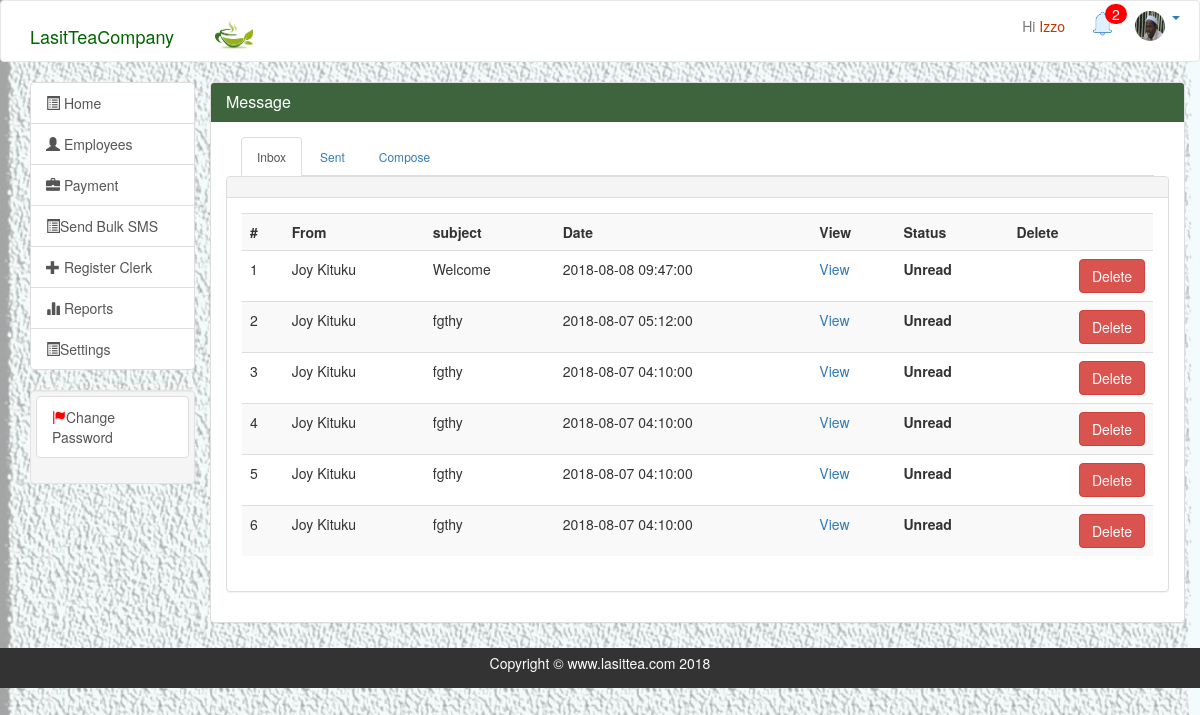
/message.php (signed in), run on the app's committed database.
### tables this page shows
CREATE TABLE `staff` (
  `staff_id` int(20) NOT NULL,
  `fname` varchar(100) NOT NULL,
  `lname` varchar(20) NOT NULL,
  `sex` varchar(50) NOT NULL,
  `birthday` date NOT NULL,
  `username` varchar(50) NOT NULL,
  `password` varchar(50) NOT NULL,
  `date_registered` date NOT NULL,
  `id_number` varchar(8) NOT NULL,
  `phone_number` varchar(10) NOT NULL,
  `level` varchar(20) NOT NULL,
  `location` varchar(20) NOT NULL,
  `email` varchar(20) NOT NULL,
  `image` varchar(20) NOT NULL
);

CREATE TABLE `message` (
  `m_id` int(20) NOT NULL,
  `subject` varchar(20) NOT NULL,
  `msg` text NOT NULL,
  `sent_date` timestamp NOT NULL DEFAULT CURRENT_TIMESTAMP,
  `staff_id` int(20) NOT NULL,
  `dest_id` int(20) NOT NULL,
  `Msg_read` int(2) NOT NULL
);

### php/query.php (called while the page is built, shortened)
<?php
        $staff_id = $_SESSION['staff_id'];
        $notification="SELECT count(*) FROM message WHERE dest_id='$staff_id' AND Msg_read=0 AND subject='FEEDBACK'";
        $mesNo=$con->query($notification);
         $sl="SELECT image FROM staff where staff_id='$staff_id'";
         $img=$con->query($sl);
         $in2="SELECT * FROM message LEFT JOIN staff on staff.staff_id=message.staff_id where message.dest_id='$staff_id' AND subject !='FEEDBACK' order by m_id desc";
         $inbox2=$con->query($in2);
        ?>

### message.php (the view, shortened to what this page needs)
<?php
include('php/connection.php');
include ('php/query.php');
?>
<!doctype html>
<html lang="en">
<head>
  <?php include 'inc/head.php'; ?>
</head>
<body>
  <?php include 'inc/header.php'; ?>
  <section id="main">
    <div class="container">
      <div class="row">
      <div class="col-md-2">
        <div class="list-group ">
          <a href="home.php" class="list-group-item">
            <span class="glyphicon glyphicon-list-alt" aria-hidden="true"></span> Home </a>
            <?php if ($_SESSION['level']=='clerk') { ?>
          <a href="attendance.php" class="list-group-item">
            <span class="glyphicon glyphicon-list-alt" aria-hidden="true"></span>Attendance</a>
            <a href="collection.php" class="list-group-item">
            <span class="glyphicon glyphicon-list-alt" aria-hidden="true"></span>Collection</a>
           <?php }  if($_SESSION['level']!=='staff'){ ?>
              <a href="staff.php" id="stuff2" class="list-group-item">
                <span class="glyphicon glyphicon-user" aria-hidden="true"></span> Employees </a>
                    <?php }?>
                <a href="payment.php" id="payHist" class="list-group-item">
                  <span class="glyphicon glyphicon-briefcase" aria-hidden="true"></span> Payment</a>
                  <?php if($_SESSION['level']=='clerk'){  ?>
                  <a href="register.php" id="regc2" class="list-group-item  mainNav">
                    <span class="glyphicon glyphicon-plus" aria-hidden="true"></span> Add Employee </a>
            <a href="message.php" class="list-group-item main-color-bg">
            <span class="glyphicon glyphicon-list-alt" aria-hidden="true"></span>Message</a>
                    <?php } else if($_SESSION['level']=='admin'){?>
                    <a href="sms.php" class="list-group-item">
            <span class="glyphicon glyphicon-list-alt" aria-hidden="true"></span>Send Bulk SMS</a>
                  <a href="register.php" id="regc2" class="list-group-item  mainNav">
                    <span class="glyphicon glyphicon-plus" aria-hidden="true"></span> Register Clerk </a>
                    <a href="stats.php" id="st" class="list-group-item"><span class="glyphicon glyphicon-stats" aria-hidden="true"></span> Reports </a>
                    <?php } if($_SESSION['level']=='admin'){  ?>
                    <a href="settings.php" class="list-group-item">
            <span class="glyphicon glyphicon-list-alt" aria-hidden="true"></span>Settings</a>
                    <?php }?>
                    </div>
                    <div class="well">
                      <ul class="list-group">
      <a class="list-group-item" href="changePassword.php"><span id="lg" class="glyphicon glyphicon-flag" aria-hidden="true"></span>Change Password </a>
                      </ul>
                    </div>
              </div>
                  <div class="col-md-10" id="pan">
                    <div class="panel panel-default" id="pan2">
                      <div class="panel-heading main-color-bg">
                        <h3 class="panel-title">Message</h3>
                      </div>
                      <div class="panel-body"id="scrolTable">
                        <div class="container col-md-12">
                          <ul class="nav nav-tabs">
                            <li class="active"><a data-toggle="tab" href="#inb">Inbox</a></li>
                                <li><a data-toggle="tab" href="#sen" >Sent</a></li>
                                <li><a data-toggle="tab" href="#comp">Compose </a></li>
                              </ul>
                              <div class="tab-content">
                                <div id="inb" class="tab-pane fade in active">
                                  <div class="row wel">
                                    <div class="panel panel-default">
                                      <div class="panel-heading clearfix">
                                      </div>
                                      <div class="panel-body" id="inBody">
                                        <table class="table table-striped table-hover">
                                          <tr>
                                            <th >#</th>
                                            <th >From</th>
                                            <th>subject</th>
                                            <th>Date</th>
                                            <th>View</th>
                                            <th>Status</th>
                                            <th>Delete</th>
                                          </tr>
                                          <?php
                                          if($inbox2->num_rows > 0) {
                                            $i=1;
                                            while($row=$inbox2->fetch_assoc()){ ?>
                                             <tr class="viewMessage" >
                                              <td><?php echo $i; ?></td>
                                              <td><?php echo $row["fname"]; ?></td>
                                              <td><?php echo $row["subject"]; ?></td>
                                              <td><?php echo $row["sent_date"]; ?> </td>
                                              <td><a href="#" class="viu">View</a> </td>
                                              <td>
                                                <?php
                                                if ($row["Msg_read"]>0) {
                                                       echo "Read";
                                                     }else{
                                                      echo "<b> Unread </b>";
                                                     }
                                                     ?>
                                              </td>
                                        <td><button class="btn btn-danger pull-right delMsg">Delete</button><br></td>
                                            </tr>
                                            <?php
                                            $i++; }
                                          }else{
                                            echo "No Messages found";
                                          } ?>
                                        </table>
                                      </div>
                                    </div>
                                  </div>
                                </div>
                            </div>
                          </div>
                        </div>
                      </div>
                    </div>
                  </div>
                </section>
              </body>
              <?php include 'inc/footer.php';  ?>
              </html>

### inc/header.php (shortened to what this page needs)
<?php include ('php/query.php');?>
  <nav class="navbar navbar-default">
  <div class="container">
        <ul class="nav navbar-nav">
          <li><a class="navbar-brand" href="home.php" id="lasitStyl" >LasitTeaCompany</a>
          </li>
          <li><a href="home.php"> <img src="img/logo.png" id="hdimg2"></a></li>
        </ul>
          <ul class="nav navbar-nav navbar-right">
            <?php
            if(isset($_SESSION['username'])){ ?>
            <li> <a href="#" id="nam2" > Hi <span id="nam"><?php echo $_SESSION['username']; ?></span></a></li>
            <?php if($_SESSION['level']!=='staff'){?>
            <?php } if($_SESSION['level']=='admin'){?>
          <li><div style="margin: 5px;" id="notify"><a href="notification.php"><img src='img/notification.png' class="img-circle hd">
           <?php
              if ($row = $mesNo->fetch_array()) {
                if($row['count(*)'] > 0){ ?>
                  <span class="notify-badge"><?php echo $row['count(*)']; ?></span>
            <?php } else { ?>
           <span class="badg">  <?php echo "0"; } }?></span>
           </a>
          </div></li>
          <?php } ?>
           <li>
                <div class="dropdown">
                   <a href="#" class="dropdown-toggle" type="button" id="dropdownMenu1" data-toggle="dropdown" aria-haspopup="true" aria-expanded="true">
                              <div class="imgPos">
                                <?php $row = $img->fetch_assoc();
                                if ($row['image']=='') { ?>
                                  <img src="img/ava.png" class="img-circle hdimg">
                               <?php  } else{
                                  echo "<img src='empImgs/".$row['image']."'class='img-circle hdimg'>";
                                 }
                           ?>
                            <span class="caret"></span>
                             </div>
                   </a>
                                        </div>
              </li>
    <?php } ?>
        </ul>
  </div>
  </nav>

### assets/style.css (style rules this page uses)
body { background-image: url('../img/bg22.jpg'); background-size: 100%; background-position: center; background-repeat: no-repeat; }
.navbar-default { background-color: #ffffff; }
#pan { padding: 0; margin: 0; }
.hdimg { width: 30px; height: 30px; }
.hd { width: 25px; height: 25px; margin-left: 5px; }
#hdimg2 { width: 50px; height: 35px; margin-bottom:0px; margin-top: 0px; padding: 0px; }
#lasitStyl { color:darkgreen; margin-top: 10px; }
.imgPos { margin: 5px; }
.nav-tabs li a { font-size:12px; }
.navbar-default .navbar-brand { color: rgb(40, 17, 63); }
#nam { color: rgb(194, 52, 1); }
.main-color-bg { background-color: rgb(61, 100, 61) !important; border-color: rgb(61, 100, 61) !important; color: #ffffff !important; }
.notify-badge { position: absolute; left:25px; top:3px; background:red; text-align: center; border-radius: 30px 30px 30px 30px; color:white; padding:0px 7px; }
.well { padding: 5px; }
#lg { color: red !important; }
#scrolTable { height: 500px; overflow: auto; }
img { float: left; margin: 5px; width: 250px; height: auto; }

### data on the page
staff: image (picture)
message: staff.fname "Joy Kituku", subject "Welcome", sent_date "2018-08-08 09:47:00", Msg_read "Unread"
message: staff.fname "Joy Kituku", subject "fgthy", sent_date "2018-08-07 05:12:00", Msg_read "Unread"
message: staff.fname "Joy Kituku", subject "fgthy", sent_date "2018-08-07 04:10:00", Msg_read "Unread"
message: staff.fname "Joy Kituku", subject "fgthy", sent_date "2018-08-07 04:10:00", Msg_read "Unread"
message: staff.fname "Joy Kituku", subject "fgthy", sent_date "2018-08-07 04:10:00", Msg_read "Unread"
message: staff.fname "Joy Kituku", subject "fgthy", sent_date "2018-08-07 04:10:00", Msg_read "Unread"

### other printed values
$_SESSION['username'] "Izzo"
$row['count(*)'] "2"
